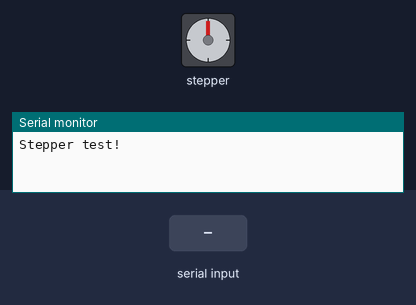
Simulated run of this program. Board: Arduino Uno, built with avr-gcc and run on an emulated ATmega328P. Shown: stepper motor, the last lines printed to the serial monitor. The test bench sets the inputs (shaded band). Stepper angles assume 48 steps per turn.

Above: at 1.2 s.
1.3 s: "H" received over Serial
At 1.48 s:
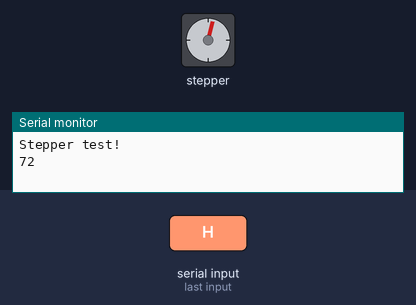
At 1.86 s:
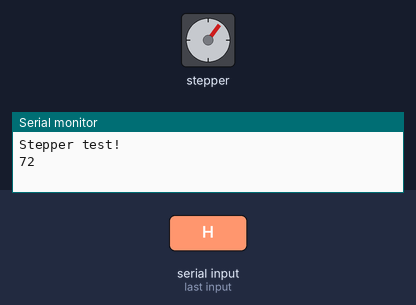
Timing chart, 0 to 13.3 s (numbered marks = the images above; inputs shaded):
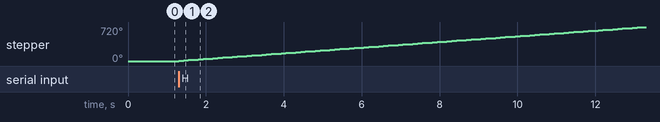

Measured:
- after the input at 1.3 s, stepper: keeps turning clockwise at about 61°/s, starting at once

The program:

main.cpp
```cpp
#include <Arduino.h>
#include <AFMotor.h>

// Number of steps per output rotation
// Change this as per your motor's specification
const int stepsPerRevolution = 48;

// connect motor to port #1 (M1 and M2)
AF_Stepper motor1(stepsPerRevolution, 1);

// connect motor to port #2 (M3 and M4)
AF_Stepper motor2(stepsPerRevolution, 2);

// Variable to read incoming serial data
int incomingByte;

void setup() {
  Serial.begin(9600);
  Serial.println("Stepper test!");
  motor1.setSpeed(10);
  motor2.setSpeed(10);  // 10 rpm
}

void loop() {
  // see if there's incoming serial data:
  if (Serial.available() > 0) {

    // read the oldest byte in the serial buffer:
    incomingByte = Serial.read();
    Serial.println(incomingByte);

    // if it's a capital H (ASCII 72), turn on the LED:
    if (incomingByte == 'H') {
      motor1.step(100, FORWARD, SINGLE);
    }

    // if it's an L (ASCII 76) turn off the LED:
    if (incomingByte == 'J') {
      motor2.step(100, FORWARD, SINGLE);
    }

  }

  // // Motor 1 Control
  // Serial.println("Single coil steps");
  // motor1.step(100, FORWARD, SINGLE);
  // motor1.step(100, BACKWARD, SINGLE);

  // Serial.println("Double coil steps");
  // motor1.step(100, FORWARD, DOUBLE);
  // motor1.step(100, BACKWARD, DOUBLE);

  // Serial.println("Interleave coil steps");
  // motor1.step(100, FORWARD, INTERLEAVE);
  // motor1.step(100, BACKWARD, INTERLEAVE);

  // Serial.println("Micrsostep steps");
  // motor1.step(100, FORWARD, MICROSTEP);
  // motor1.step(100, BACKWARD, MICROSTEP);

  // // Motor 2 Control
  // Serial.println("Single coil steps");
  // motor2.step(100, FORWARD, SINGLE);
  // motor2.step(100, BACKWARD, SINGLE);

  // Serial.println("Double coil steps");
  // motor2.step(100, FORWARD, DOUBLE);
  // motor2.step(100, BACKWARD, DOUBLE);

  // Serial.println("Interleave coil steps");
  // motor2.step(100, FORWARD, INTERLEAVE);
  // motor2.step(100, BACKWARD, INTERLEAVE);

  // Serial.println("Micrsostep steps");
  // motor2.step(100, FORWARD, MICROSTEP);
  // motor2.step(100, BACKWARD, MICROSTEP);
}
```
